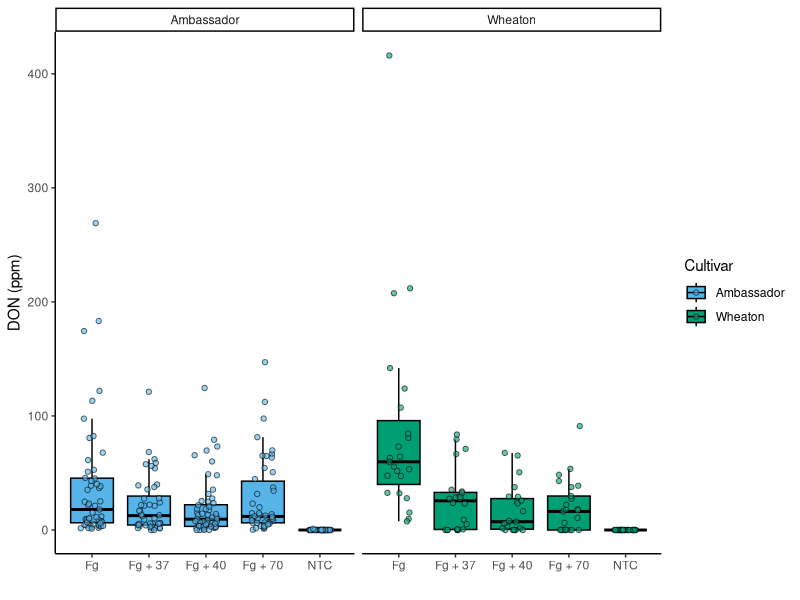
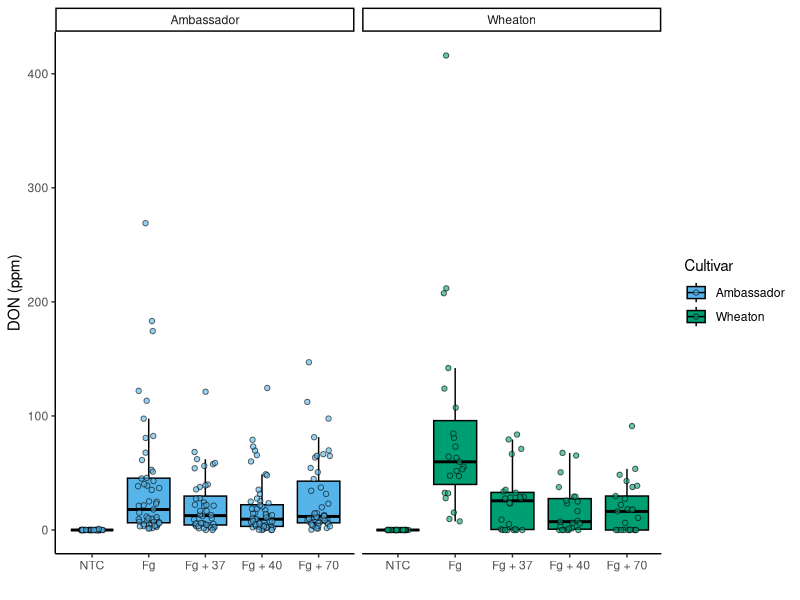
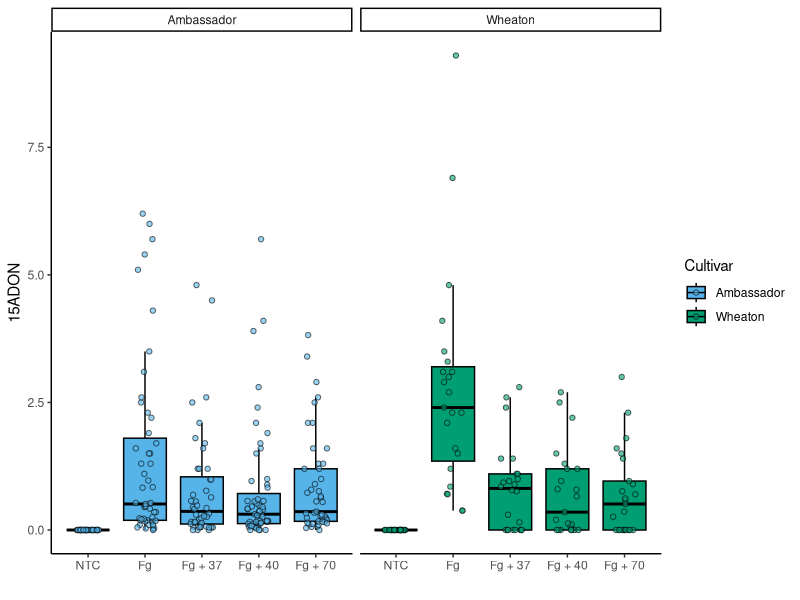
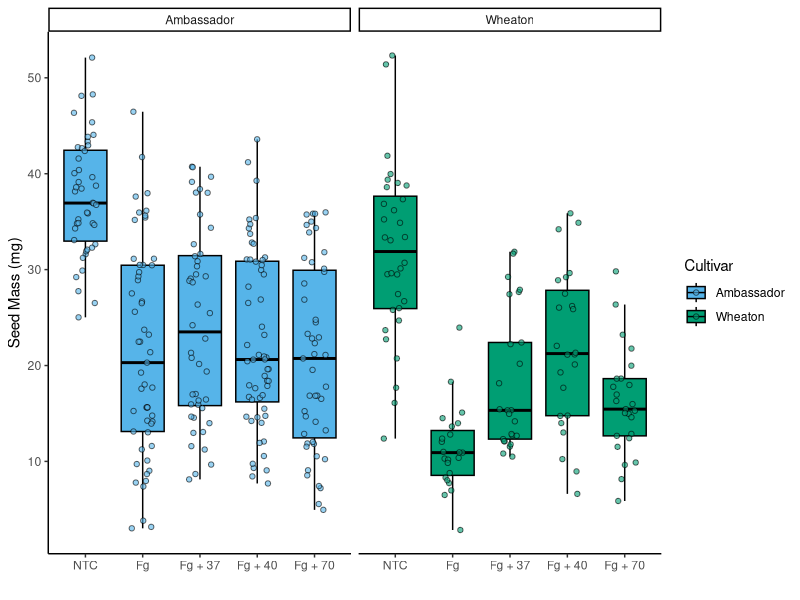
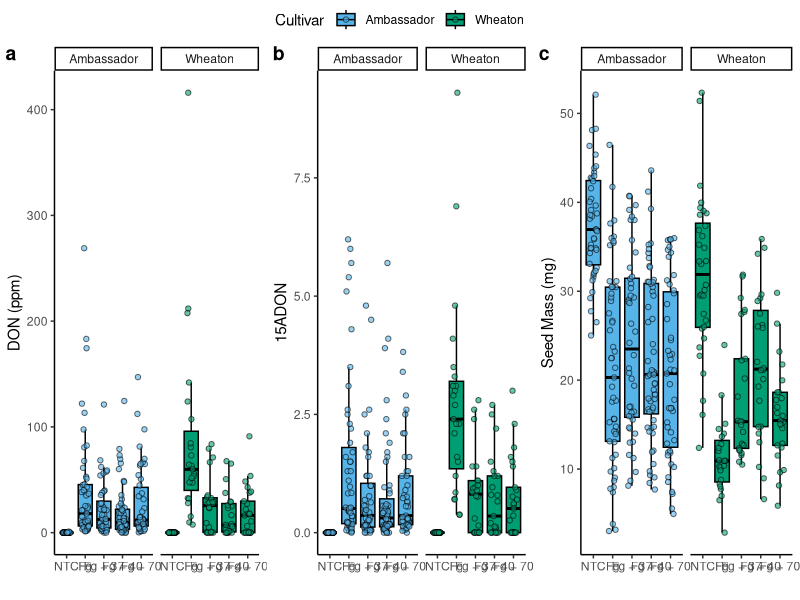
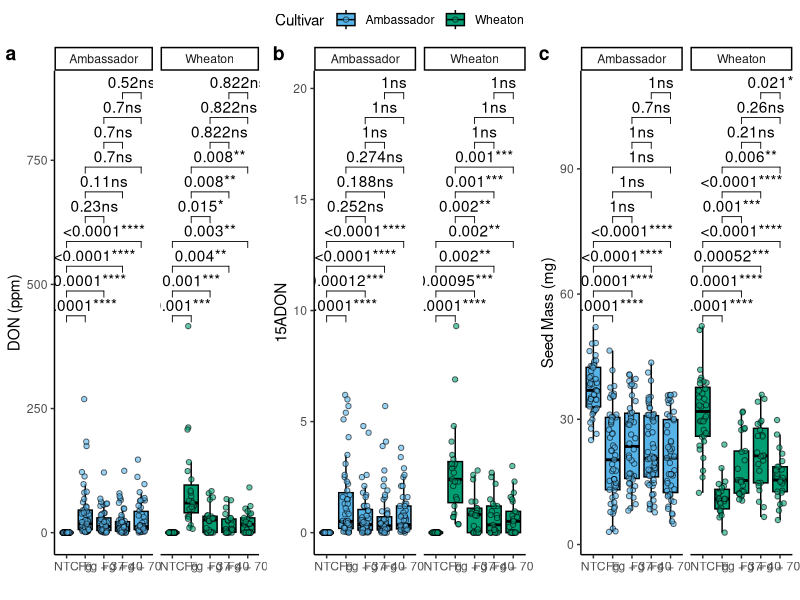

The R source for these figures, in order:
## ---- chunk 1
Myco <- read.csv("MycotoxinData.csv", na.strings = "na")
library(ggplot2)
library(ggpubr)
library(ggrepel)

# Make vector containing custom color palette
cbbPalette <- c("#000000", "#E69F00", "#56B4E9", "#009E73", "#F0E442", "#0072B2", "#D55E00", "#CC79A7")
## ---- chunk 2
# Create a boxplot of DON by Treatment 
DONplot <- ggplot(Myco, aes(x = Treatment, y = DON, color = Cultivar, fill = Cultivar)) +  # A - Define x and y aesthetics
  geom_boxplot(position = position_dodge(), color = "black", outliers = FALSE) + # A - Add boxplots with dodged positions
  xlab("") +  # C - Label the x-axis
  ylab("DON (ppm)") +  # C - Label the y-axis
  geom_point(alpha = 0.6, color = "black", position = position_jitterdodge(dodge.width = 0.9), shape = 21) +  # A,B - Add jittered points with transparency
  theme_classic() +  # D - Use a classic theme for the plot
  scale_color_manual(values = c(cbbPalette[[3]], cbbPalette[[4]]), name = "", labels = c("Ambassador", "Wheaton")) + # A - Manually set colors
  scale_fill_manual(values = c(cbbPalette[[3]], cbbPalette[[4]])) + # A - Manually set colors
  facet_wrap(~Cultivar, ncol = 2, scales = "free_x")  # E - Create separate panels for each Crop, allowing free x scales
DONplot
## ---- chunk 3
# Make variables "Time_Point" and "Crop" into a Factor instead of an Integer
Myco$Treatment <- as.factor(Myco$Treatment)
str(Myco)
# Change ggplot's automatic alphabetical order
Myco$Treatment <- factor(Myco$Treatment, levels = c("NTC", "Fg", "Fg + 37", "Fg + 40", "Fg + 70"))
# Plot again
DONplot <- ggplot(Myco, aes(x = Treatment, y = DON, color = Cultivar, fill = Cultivar)) +  # A - Define x and y aesthetics
  geom_boxplot(position = position_dodge(), color = "black", outliers = FALSE) + # A - Add boxplots with dodged positions
  xlab("") +  # C - Label the x-axis
  ylab("DON (ppm)") +  # C - Label the y-axis
  geom_point(alpha = 0.6, color = "black", position = position_jitterdodge(dodge.width = 0.9), shape = 21) +  # A,B - Add jittered points with transparency
  theme_classic() +  # D - Use a classic theme for the plot
  scale_color_manual(values = c(cbbPalette[[3]], cbbPalette[[4]]), name = "", labels = c("Ambassador", "Wheaton")) + # A - Manually set colors
  scale_fill_manual(values = c(cbbPalette[[3]], cbbPalette[[4]])) + # A - Manually set colors
  facet_wrap(~Cultivar, ncol = 2, scales = "free_x")  # E - Create separate panels for each Crop, allowing free x scales
DONplot # Save as object, run object
## ---- chunk 4
# Change the y to X15ADON in one plot & change the y to MassperSeed_mg in another plot
X15ADONplot <- ggplot(Myco, aes(x = Treatment, y = X15ADON, color = Cultivar, fill = Cultivar)) +  # Define x and y aesthetics
  geom_boxplot(position = position_dodge(), color = "black", outliers = FALSE) + # Add boxplots with dodged positions
  xlab("") +  # Label the x-axis
  ylab("15ADON") +  # Label the y-axis
  geom_point(alpha = 0.6, color = "black", position = position_jitterdodge(dodge.width = 0.9), shape = 21) +  # Add jittered points with transparency
  theme_classic() +  # Use a classic theme for the plot
  scale_color_manual(values = c(cbbPalette[[3]], cbbPalette[[4]]), name = "", labels = c("Ambassador", "Wheaton")) + # Manually set colors
  scale_fill_manual(values = c(cbbPalette[[3]], cbbPalette[[4]])) + # Manually set colors
  facet_wrap(~Cultivar, ncol = 2, scales = "free_x")  # Create separate panels for each Crop, allowing free x scales
X15ADONplot # Save as object, run object
## ---- chunk 5
Massplot <- ggplot(Myco, aes(x = Treatment, y = MassperSeed_mg, color = Cultivar, fill = Cultivar)) +  #  Define x and y aesthetics
  geom_boxplot(position = position_dodge(), color = "black", outliers = FALSE) + # Add boxplots with dodged positions
  xlab("") +  # Label the x-axis
  ylab("Seed Mass (mg)") +  #  Label the y-axis
  geom_point(alpha = 0.6, color = "black", position = position_jitterdodge(dodge.width = 0.9), shape = 21) +  # Add jittered points with transparency
  theme_classic() +  # Use a classic theme for the plot
  scale_color_manual(values = c(cbbPalette[[3]], cbbPalette[[4]]), name = "", labels = c("Ambassador", "Wheaton")) + # Manually set colors
  scale_fill_manual(values = c(cbbPalette[[3]], cbbPalette[[4]])) + # Manually set colors
  facet_wrap(~Cultivar, ncol = 2, scales = "free_x")  # Create separate panels for each Crop, allowing free x scales
Massplot # Save as object, run object
## ---- chunk 6
# Combine all three figures into one
figure1 <- ggarrange(
  DONplot,  # First plot
  X15ADONplot,  # Second plot
  Massplot,  # Third plot
  labels = "auto",  # Automatically label the plots (A, B, C, etc.)
  nrow = 1,  # Arrange the plots in 1 rows
  ncol = 3,  # Arrange the plots in 3 column
  common.legend = T  # Include a legend in the combined figure
)
figure1
## ---- chunk 7
# Add t test for pairwise comparisons
pDON <- DONplot + 
  geom_pwc(aes(group = Treatment), method = "t_test", label = "{p.adj.format}{p.adj.signif}") # Combined

pX15 <- X15ADONplot + 
  geom_pwc(aes(group = Treatment), method = "t_test", label = "{p.adj.format}{p.adj.signif}") # Combined

pMass <- Massplot + 
  geom_pwc(aes(group = Treatment), method = "t_test", label = "{p.adj.format}{p.adj.signif}") # Combined

# Recombine all three plots
figure2 <- ggarrange(
  pDON,  # First plot
  pX15,  # Second plot
  pMass,  # Third plot
  labels = "auto",  # Automatically label the plots (A, B, C, etc.)
  nrow = 1,  # Arrange the plots in 1 rows
  ncol = 3,  # Arrange the plots in 3 column
  common.legend = T  # Include a legend in the combined figure
)
figure2

